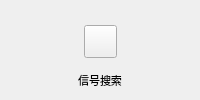
               <widget class="QWidget" name="widget_10" native="true">
                <layout class="QVBoxLayout" name="verticalLayout_7">
                 <property name="spacing">
                  <number>0</number>
                 </property>
                 <property name="leftMargin">
                  <number>0</number>
                 </property>
                 <property name="topMargin">
                  <number>0</number>
                 </property>
                 <property name="rightMargin">
                  <number>0</number>
                 </property>
                 <property name="bottomMargin">
                  <number>0</number>
                 </property>
                 <item>
                  <spacer name="verticalSpacer_7">
                   <property name="orientation">
                    <enum>Qt::Vertical</enum>
                   </property>
                   <property name="sizeHint" stdset="0">
                    <size>
                     <width>20</width>
                     <height>8</height>
                    </size>
                   </property>
                  </spacer>
                 </item>
                 <item>
                  <widget class="QWidget" name="widget_11" native="true">
                   <layout class="QVBoxLayout" name="verticalLayout_8">
                    <property name="spacing">
                     <number>0</number>
                    </property>
                    <property name="leftMargin">
                     <number>0</number>
                    </property>
                    <property name="topMargin">
                     <number>0</number>
                    </property>
                    <property name="rightMargin">
                     <number>0</number>
                    </property>
                    <property name="bottomMargin">
                     <number>0</number>
                    </property>
                    <item>
                     <widget class="QWidget" name="widget_12" native="true">
                      <property name="minimumSize">
                       <size>
                        <width>0</width>
                        <height>60</height>
                       </size>
                      </property>
                      <layout class="QHBoxLayout" name="horizontalLayout_4">
                       <property name="spacing">
                        <number>0</number>
                       </property>
                       <property name="leftMargin">
                        <number>0</number>
                       </property>
                       <property name="topMargin">
                        <number>0</number>
                       </property>
                       <property name="rightMargin">
                        <number>0</number>
                       </property>
                       <property name="bottomMargin">
                        <number>0</number>
                       </property>
                       <item>
                        <spacer name="horizontalSpacer_7">
                         <property name="orientation">
                          <enum>Qt::Horizontal</enum>
                         </property>
                         <property name="sizeHint" stdset="0">
                          <size>
                           <width>30</width>
                           <height>20</height>
                          </size>
                         </property>
                        </spacer>
                       </item>
                       <item>
                        <widget class="QPushButton" name="btn_4">
                         <property name="sizePolicy">
                          <sizepolicy hsizetype="Minimum" vsizetype="Minimum">
                           <horstretch>0</horstretch>
                           <verstretch>0</verstretch>
                          </sizepolicy>
                         </property>
                         <property name="minimumSize">
                          <size>
                           <width>33</width>
                           <height>33</height>
                          </size>
                         </property>
                         <property name="maximumSize">
                          <size>
                           <width>33</width>
                           <height>33</height>
                          </size>
                         </property>
                         <property name="focusPolicy">
                          <enum>Qt::TabFocus</enum>
                         </property>
                         <property name="styleSheet">
                          <string notr="true"/>
                         </property>
                         <property name="text">
                          <string/>
                         </property>
                        </widget>
                       </item>
                       <item>
                        <spacer name="horizontalSpacer_8">
                         <property name="orientation">
                          <enum>Qt::Horizontal</enum>
                         </property>
                         <property name="sizeHint" stdset="0">
                          <size>
                           <width>30</width>
                           <height>20</height>
                          </size>
                         </property>
                        </spacer>
                       </item>
                      </layout>
                     </widget>
                    </item>
                    <item>
                     <widget class="DisMenuLabel" name="label_4">
                      <property name="maximumSize">
                       <size>
                        <width>16777215</width>
                        <height>30</height>
                       </size>
                      </property>
                      <property name="font">
                       <font>
                        <family>微软雅黑</family>
                        <pointsize>8</pointsize>
                       </font>
                      </property>
                      <property name="text">
                       <string>信号搜索</string>
                      </property>
                      <property name="alignment">
                       <set>Qt::AlignCenter</set>
                      </property>
                     </widget>
                    </item>
                   </layout>
                  </widget>
                 </item>
                 <item>
                  <spacer name="verticalSpacer_8">
                   <property name="orientation">
                    <enum>Qt::Vertical</enum>
                   </property>
                   <property name="sizeHint" stdset="0">
                    <size>
                     <width>20</width>
                     <height>8</height>
                    </size>
                   </property>
                  </spacer>
                 </item>
                </layout>
               </widget>
